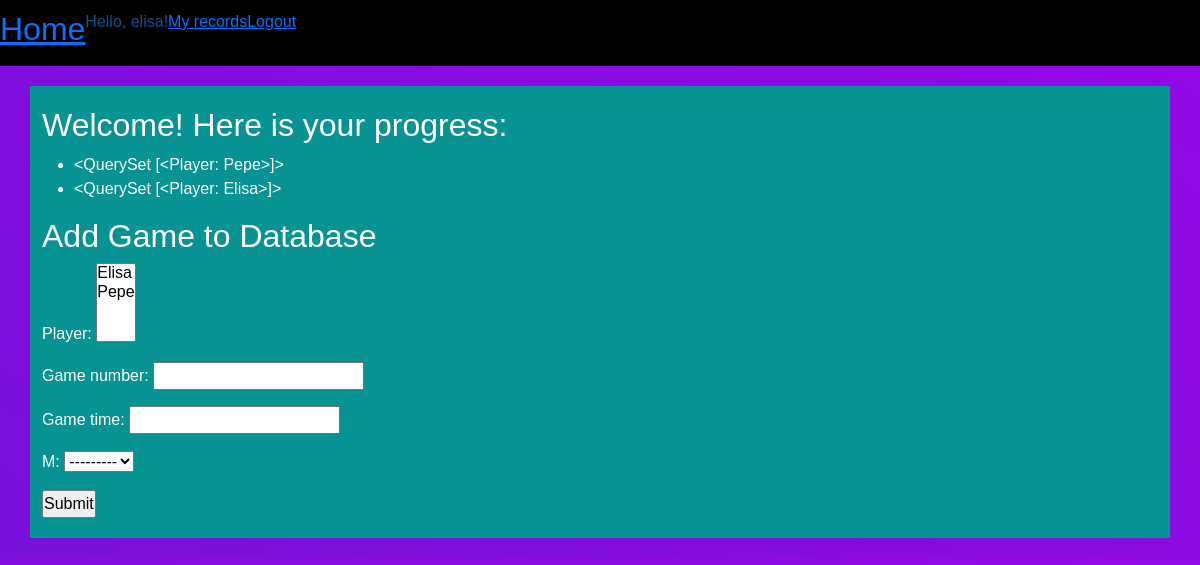
Page /personal_data (signed in) on the committed database.
### myapp/models.py (models this page shows, shortened)
class Game(models.Model):
    player = models.ManyToManyField(Player, blank=True)
    number = models.CharField('Game number', max_length=20)
    game_time = models.CharField(max_length=20)
    m = models.ForeignKey(Month, blank=True, null=True, on_delete=models.CASCADE)

class Player(models.Model):
    name = models.CharField('Player name', max_length=20)
    email_address = models.EmailField('Email')
    def __str__(self):
        return self.name

### myapp/views.py (the view)
# urls.py: path('personal_data', views.personal_data, name='personal_data'),
def personal_data(request):
     all_games = Game.objects.all()
     form = GameForm
     return render(request, 'registration/user_data.html', {'all_games': all_games, 'form': form})

### myapp/models.py (called while the page is built)
    def __str__(self):
        return self.month_played

### templates/registration/user_data.html (shortened to what this page needs)
{% extends "base.html" %}
{% block content %}
    <h2>Welcome! Here is your progress: </h2>
    <ul>
{% for game in all_games %}
    <li>{{ game.player.all }}</li>
{% endfor %}
</ul>
<h2>Add Game to Database</h2>
<form action="" method=POST>
    {{ form.as_p }}
<input type="submit" value="Submit" class="button">
</form>
{% endblock %}

### templates/base.html (shortened to what this page needs)
<!DOCTYPE html>
<html lang="en">
<head>
    {% load static %}
    <link rel="stylesheet" href="{% static 'styles.css' %}">
    <link href="https://cdn.jsdelivr.net/npm/bootstrap@5.3.3/dist/css/bootstrap.min.css" rel="stylesheet">
</head>
<body>
    <nav class="nav">
        <h2><a href="{% url 'index' %}">Home</a>{{ now }}</h2>
        {% if user.is_authenticated %}
        <p>Hello, {{ user.username }}!</p>
        <a href="{% url 'personal_data' %}">My records</a>
        <a href="{% url 'logout' %}">Logout</a>
        {% else %}
        <li><a href="{% url 'login' %}">Login</a></li>
        {% endif %}
    </nav>
    <div class="container">
        {% block content %}
        {% endblock %}
    </div>
</body>
</html>

### static/styles.css (style rules this page uses)
* { margin: 0; padding: 0; font-family: sans-serif; }
body { background: linear-gradient(35deg, rgb(120, 17, 217), rgb(149, 8, 230)); display: flex; align-items: center; justify-content: center; flex-wrap: wrap; }
.nav { background-color: black; padding: 10px; width: 100%; color: rgb(16, 80, 139); }
.container { background-color: rgb(7, 147, 147); color: rgb(255, 255, 255); margin: 20px; padding: 20px; justify-content: space-between; min-width: 400px; }

### rows in the picture
Game: player.all "<QuerySet [<Player: Pepe>]>"
Game: player.all "<QuerySet [<Player: Elisa>]>"

### other values in the picture
{{ user.username }} "elisa"
